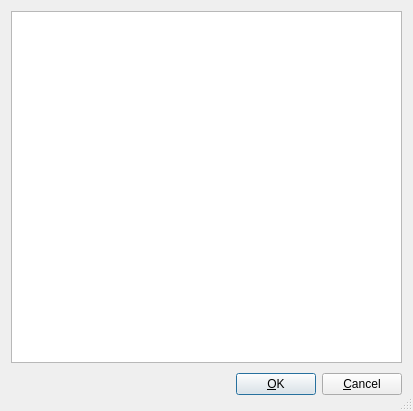
<?xml version="1.0" encoding="UTF-8"?>
<ui version="4.0">
 <class>viewArticle</class>
 <widget class="QDialog" name="viewArticle">
  <property name="windowModality">
   <enum>Qt::ApplicationModal</enum>
  </property>
  <property name="geometry">
   <rect>
    <x>0</x>
    <y>0</y>
    <width>413</width>
    <height>411</height>
   </rect>
  </property>
  <property name="windowTitle">
   <string>view</string>
  </property>
  <property name="sizeGripEnabled">
   <bool>true</bool>
  </property>
  <layout class="QHBoxLayout" name="horizontalLayout">
   <item>
    <layout class="QVBoxLayout" name="verticalLayout">
     <property name="sizeConstraint">
      <enum>QLayout::SetMaximumSize</enum>
     </property>
     <item>
      <widget class="QPlainTextEdit" name="articleContent"/>
     </item>
     <item>
      <layout class="QHBoxLayout">
       <property name="spacing">
        <number>6</number>
       </property>
       <property name="margin">
        <number>0</number>
       </property>
       <item>
        <spacer>
         <property name="orientation">
          <enum>Qt::Horizontal</enum>
         </property>
         <property name="sizeHint" stdset="0">
          <size>
           <width>131</width>
           <height>31</height>
          </size>
         </property>
        </spacer>
       </item>
       <item>
        <widget class="QPushButton" name="okButton">
         <property name="text">
          <string>&amp;OK</string>
         </property>
        </widget>
       </item>
       <item>
        <widget class="QPushButton" name="cancelButton">
         <property name="text">
          <string>&amp;Cancel</string>
         </property>
        </widget>
       </item>
      </layout>
     </item>
    </layout>
   </item>
  </layout>
 </widget>
 <resources/>
 <connections>
  <connection>
   <sender>okButton</sender>
   <signal>clicked()</signal>
   <receiver>viewArticle</receiver>
   <slot>accept()</slot>
   <hints>
    <hint type="sourcelabel">
     <x>278</x>
     <y>253</y>
    </hint>
    <hint type="destinationlabel">
     <x>96</x>
     <y>254</y>
    </hint>
   </hints>
  </connection>
  <connection>
   <sender>cancelButton</sender>
   <signal>clicked()</signal>
   <receiver>viewArticle</receiver>
   <slot>reject()</slot>
   <hints>
    <hint type="sourcelabel">
     <x>369</x>
     <y>253</y>
    </hint>
    <hint type="destinationlabel">
     <x>179</x>
     <y>282</y>
    </hint>
   </hints>
  </connection>
 </connections>
</ui>
